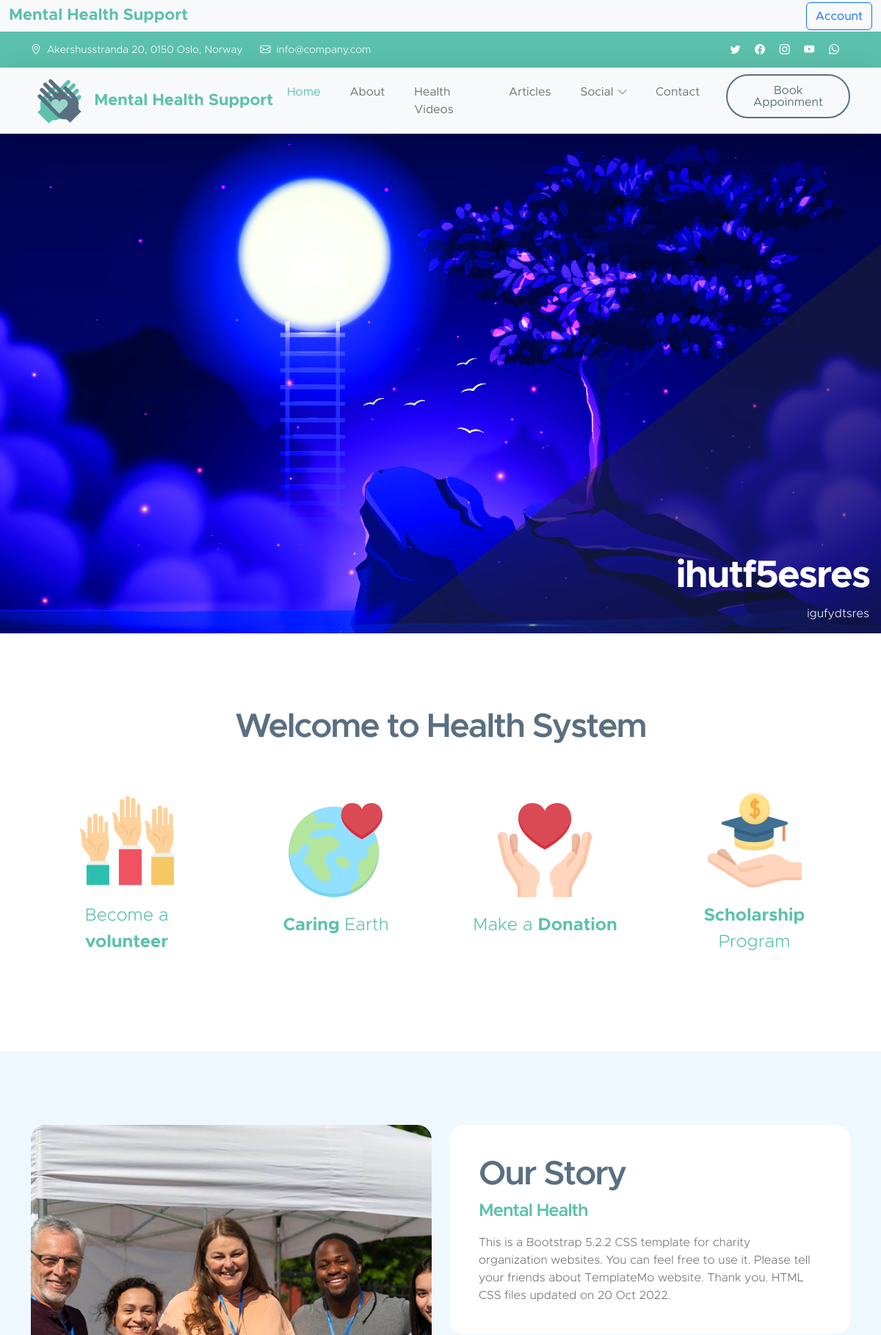
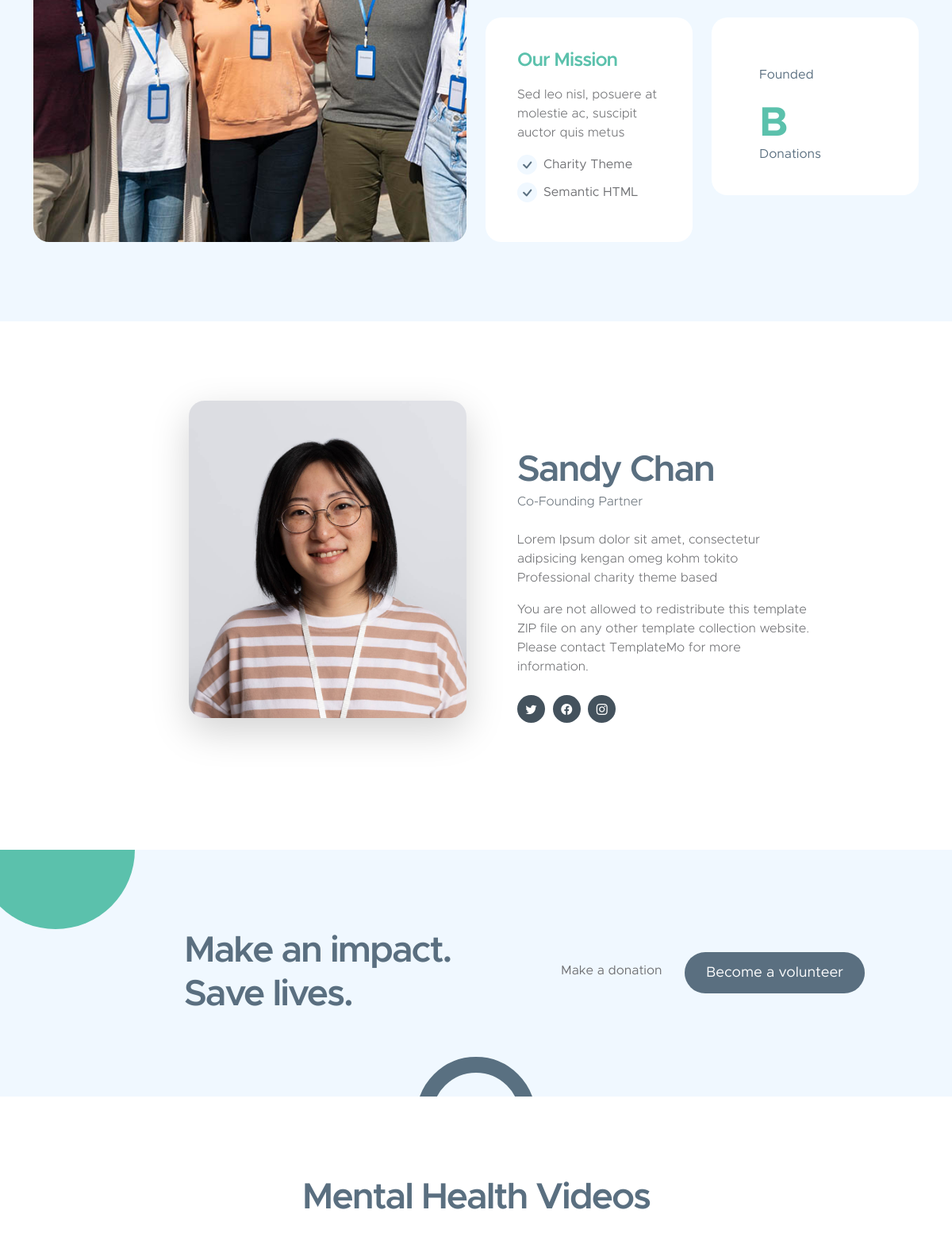
The page / (upper part) on the database its author committed (2 pictures, top to bottom).
### adminpanel/models.py (models this page shows, shortened)
class GalleryItem(models.Model):
    title = models.CharField(max_length=255)
    caption = models.TextField(blank=True, null=True)  # ✅ new caption field
    image = models.ImageField(upload_to='gallery/')
    link = models.URLField(blank=True, null=True)
    created_at = models.DateTimeField(auto_now_add=True)

### healthapp/views.py (the view)
# urls.py: path('', views.home, name='home'),  # Home page
def home(request):
    videos = YouTubeVideo.objects.all().order_by('-added_on')
    gallery_items = GalleryItem.objects.all().order_by('-created_at')
    ckeditor_content = CKEditorContent.objects.first()
    return render(request, 'healthapp/home.html', {
        'youtube_videos': videos,
        'gallery_items': gallery_items,
        'ckeditor_content': ckeditor_content,
    })

### healthapp/templates/healthapp/home.html (shortened to what this page needs)
{% load static %}
{% load youtube_filters %}
<!doctype html>
<html lang="en">
    <head>
        <link href="{% static 'css/bootstrap.min.css' %}" rel="stylesheet">
        <link href="{% static 'css/bootstrap-icons.css' %}" rel="stylesheet">
        <link href="{% static 'css/templatemo-kind-heart-charity.css' %}" rel="stylesheet">
    </head>
    <nav class="navbar navbar-expand-lg navbar-light bg-light">
  <div class="container-fluid">
    <a class="navbar-brand" href="/">Mental Health Support</a>
    <div class="d-flex">
      {% if user.is_authenticated %}
        <div class="dropdown">
          <a class="btn btn-outline-primary dropdown-toggle" href="#" role="button" data-bs-toggle="dropdown">
            Account
          </a>
          <ul class="dropdown-menu">
            <li><a class="dropdown-item" href="{% url 'client_profile' %}">Profile</a></li>
            <li><a class="dropdown-item" href="{% url 'client_logout' %}">Logout</a></li>
          </ul>
        </div>
      {% else %}
        <a class="btn btn-outline-primary" href="{% url 'client_login' %}">Account</a>
      {% endif %}
    </div>
  </div>
</nav>
    <body id="section_1">
        <header class="site-header">
            <div class="container">
                <div class="row">
                    <div class="col-lg-8 col-12 d-flex flex-wrap">
                        <p class="d-flex me-4 mb-0">
                            <i class="bi-geo-alt me-2"></i>
                            Akershusstranda 20, 0150 Oslo, Norway
                        </p>
                        <p class="d-flex mb-0">
                            <i class="bi-envelope me-2"></i>
                            <a href="mailto:info@company.com">
                                info@company.com
                            </a>
                        </p>
                    </div>
                    <div class="col-lg-3 col-12 ms-auto d-lg-block d-none">
                        <ul class="social-icon">
                            <li class="social-icon-item">
                                <a href="#" class="social-icon-link bi-twitter"></a>
                            </li>
                            <li class="social-icon-item">
                                <a href="#" class="social-icon-link bi-facebook"></a>
                            </li>
                            <li class="social-icon-item">
                                <a href="#" class="social-icon-link bi-instagram"></a>
                            </li>
                            <li class="social-icon-item">
                                <a href="#" class="social-icon-link bi-youtube"></a>
                            </li>
                            <li class="social-icon-item">
                                <a href="#" class="social-icon-link bi-whatsapp"></a>
                            </li>
                        </ul>
                    </div>
                </div>
            </div>
        </header>
        <nav class="navbar navbar-expand-lg bg-light shadow-lg">
            <div class="container">
                <a class="navbar-brand" href="index.html">
                    <img src="{% static 'images/logo.png' %}" class="logo img-fluid" alt="Kind Heart Charity">
                    <span>
                        Mental Health Support
                    </span>
                </a>
                <div class="collapse navbar-collapse" id="navbarNav">
                    <ul class="navbar-nav ms-auto">
                        <li class="nav-item">
                            <a class="nav-link click-scroll" href="#top">Home</a>
                        </li>
                        <li class="nav-item">
                            <a class="nav-link click-scroll" href="#section_2">About</a>
                        </li>
                        <li class="nav-item">
                            <a class="nav-link click-scroll" href="#section_3">Health Videos</a>
                        </li>
                        <li class="nav-item">
                            <a class="nav-link click-scroll2
                            " href="{% url 'articles' %}">Articles</a>
                        </li>
                        <li class="nav-item dropdown">
                            <a class="nav-link click-scroll dropdown-toggle" href="#section_5" id="navbarLightDropdownMenuLink" role="button" data-bs-toggle="dropdown" aria-expanded="false">Social</a>
                        </li>
                        <li class="nav-item">
                            <a class="nav-link click-scroll" href="#section_6">Contact</a>
                        </li>
                        <li class="nav-item ms-3">
                            <a class="nav-link custom-btn custom-border-btn btn" href="donate.html">Book Appoinment</a>
                        </li>
                    </ul>
                </div>
            </div>
        </nav>
        <main>
      <section class="hero-section hero-section-full-height">
    <div class="container-fluid">
        <div class="row">
            <div class="col-lg-12 col-12 p-0">
                <div id="hero-slide" class="carousel carousel-fade slide" data-bs-ride="carousel">
                    <div class="carousel-inner">
                        {% for item in gallery_items %}
                            <div class="carousel-item {% if forloop.first %}active{% endif %}">
                                {% if item.link %}
                                    <a href="{{ item.link }}" target="_blank">
                                        <img src="{{ item.image.url }}" class="carousel-image img-fluid" alt="{{ item.title }}">
                                    </a>
                                {% else %}
                                    <img src="{{ item.image.url }}" class="carousel-image img-fluid" alt="{{ item.title }}">
                                {% endif %}
                                <div class="carousel-caption d-flex flex-column justify-content-end bg-dark bg-opacity-50 p-3 rounded">
                                    <h1 class="text-white fw-bold">{{ item.title }}</h1>
                                    {% if item.caption %}
                                        <p class="text-light mb-0">{{ item.caption }}</p>
                                    {% endif %}
                                </div>
                            </div>
                        {% endfor %}
                    </div>
                    <button class="carousel-control-prev" type="button" data-bs-target="#hero-slide" data-bs-slide="prev">
                    </button>
                    <button class="carousel-control-next" type="button" data-bs-target="#hero-slide" data-bs-slide="next">
                    </button>
                </div>
            </div>
        </div>
    </div>
</section>
            <section class="section-padding">
                <div class="container">
                    <div class="row">
                        <div class="col-lg-10 col-12 text-center mx-auto">
                            <h2 class="mb-5">Welcome to Health System</h2>
                        </div>
                        <div class="col-lg-3 col-md-6 col-12 mb-4 mb-lg-0">
                            <div class="featured-block d-flex justify-content-center align-items-center">
                                <a href="donate.html" class="d-block">
                                    <img src="{% static 'images/icons/hands.png' %}" class="featured-block-image img-fluid" alt="">
                                    <p class="featured-block-text">Become a <strong>volunteer</strong></p>
                                </a>
                            </div>
                        </div>
                        <div class="col-lg-3 col-md-6 col-12 mb-4 mb-lg-0 mb-md-4">
                            <div class="featured-block d-flex justify-content-center align-items-center">
                                <a href="donate.html" class="d-block">
                                    <img src="{% static 'images/icons/heart.png' %}" class="featured-block-image img-fluid" alt="">
                                    <p class="featured-block-text"><strong>Caring</strong> Earth</p>
                                </a>
                            </div>
                        </div>
                        <div class="col-lg-3 col-md-6 col-12 mb-4 mb-lg-0 mb-md-4">
                            <div class="featured-block d-flex justify-content-center align-items-center">
                                <a href="donate.html" class="d-block">
                                    <img src="{% static 'images/icons/receive.png' %}" class="featured-block-image img-fluid" alt="">
                                    <p class="featured-block-text">Make a <strong>Donation</strong></p>
                                </a>
                            </div>
                        </div>
                        <div class="col-lg-3 col-md-6 col-12 mb-4 mb-lg-0">
                            <div class="featured-block d-flex justify-content-center align-items-center">
                                <a href="donate.html" class="d-block">
                                    <img src="{% static 'images/icons/scholarship.png' %}" class="featured-block-image img-fluid" alt="">
                                    <p class="featured-block-text"><strong>Scholarship</strong> Program</p>
                                </a>
                            </div>
                        </div>
                    </div>
                </div>
            </section>
            <section class="section-padding section-bg" id="section_2">
                <div class="container">
                    <div class="row">
                        <div class="col-lg-6 col-12 mb-5 mb-lg-0">
                            <img src="{% static 'images/group-people-volunteering-foodbank-poor-people.jpg' %}" class="custom-text-box-image img-fluid" alt="">
                        </div>
                        <div class="col-lg-6 col-12">
                            <div class="custom-text-box">
                                <h2 class="mb-2">Our Story</h2>
                                <h5 class="mb-3">Mental Health</h5>
                                <p class="mb-0">This is a Bootstrap 5.2.2 CSS template for charity organization websites. You can feel free to use it. Please tell your friends about TemplateMo website. Thank you. HTML CSS files updated on 20 Oct 2022.</p>
                            </div>
                            <div class="row">
                                <div class="col-lg-6 col-md-6 col-12">
                                    <div class="custom-text-box mb-lg-0">
                                        <h5 class="mb-3">Our Mission</h5>
                                        <p>Sed leo nisl, posuere at molestie ac, suscipit auctor quis metus</p>
                                        <ul class="custom-list mt-2">
                                            <li class="custom-list-item d-flex">
                                                <i class="bi-check custom-text-box-icon me-2"></i>
                                                Charity Theme
                                            </li>
                                            <li class="custom-list-item d-flex">
                                                <i class="bi-check custom-text-box-icon me-2"></i>
                                                Semantic HTML
                                            </li>
                                        </ul>
                                    </div>
                                </div>
                                <div class="col-lg-6 col-md-6 col-12">
                                    <div class="custom-text-box d-flex flex-wrap d-lg-block mb-lg-0">
                                        <div class="counter-thumb">
                                            <span class="counter-text">Founded</span>
                                        </div>
                                        <div class="counter-thumb mt-4">
                                            <div class="d-flex">
                                                <span class="counter-number-text">B</span>
                                            </div>
                                            <span class="counter-text">Donations</span>
                                        </div>
                                    </div>
                                </div>
                            </div>
                        </div>
                    </div>
                </div>
            </section>
            <section class="about-section section-padding">
                <div class="container">
                    <div class="row">
                        <div class="col-lg-6 col-md-5 col-12">
                            <img src="{% static 'images/portrait-volunteer-who-organized-donations-charity.jpg' %}" class="about-image ms-lg-auto bg-light shadow-lg img-fluid" alt="">
                        </div>
                        <div class="col-lg-5 col-md-7 col-12">
                            <div class="custom-text-block">
                                <h2 class="mb-0">Sandy Chan</h2>
                                <p class="text-muted mb-lg-4 mb-md-4">Co-Founding Partner</p>
                                <p>Lorem Ipsum dolor sit amet, consectetur adipsicing kengan omeg kohm tokito Professional charity theme based</p>
                                <p>You are not allowed to redistribute this template ZIP file on any other template collection website. Please contact TemplateMo for more information.</p>
                                <ul class="social-icon mt-4">
                                    <li class="social-icon-item">
                                        <a href="#" class="social-icon-link bi-twitter"></a>
                                    </li>
                                    <li class="social-icon-item">
                                        <a href="#" class="social-icon-link bi-facebook"></a>
                                    </li>
                                    <li class="social-icon-item">
                                        <a href="#" class="social-icon-link bi-instagram"></a>
                                    </li>
                                </ul>
                            </div>
                        </div>
                    </div>
                </div>
            </section>
            <section class="cta-section section-padding section-bg">
                <div class="container">
                    <div class="row justify-content-center align-items-center">
                        <div class="col-lg-5 col-12 ms-auto">
                            <h2 class="mb-0">Make an impact. <br> Save lives.</h2>
                        </div>
                        <div class="col-lg-5 col-12">
                            <a href="#" class="me-4">Make a donation</a>
                            <a href="#section_4" class="custom-btn btn smoothscroll">Become a volunteer</a>
                        </div>
                    </div>
                </div>
            </section>
            <section class="section-padding" id="section_3">
                <div class="container">
                    <div class="row">
                        <div class="col-12 text-center mb-4">
                            <h2>Mental Health Videos</h2>
                        </div>
                        <div class="col-12 mb-5">
                        </div>
                    </div>
                </div>
            </section>
        </main>
    </body>
</html>

### rows shown on the page
GalleryItem: image (picture), title "ihutf5esres", caption "igufydtsres"
